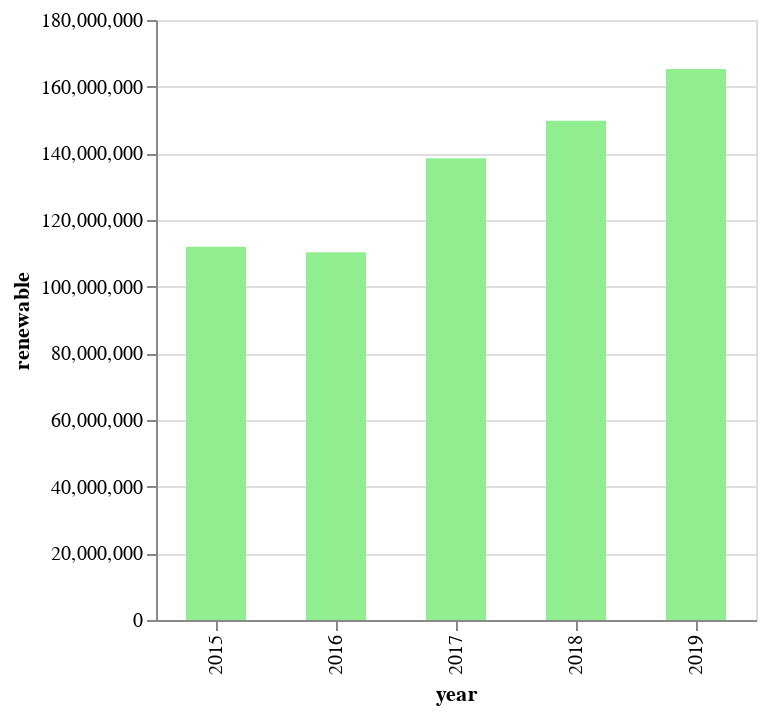

Source (notebook cell):
### Markdown cell above
Now we can create a simple barchart from this:

### Code cell
alt.Chart(renewable).mark_bar(width=30, fill="lightgreen").encode(
    x='year:O',      # O ~ treat the years as ordinal data
    y='renewable:Q'  # Q ~ treat renewable as quantitative data
).properties(width=300, height=300)

### Figure 1 — Vega-Lite specification as saved in the notebook (floating-point values rounded to 4 significant figures)
{"config": {"view": {"continuousWidth": 300, "continuousHeight": 300}}, "data": {"name": "data-62f449bf60630e3c8232aeaddf94c481"}, "mark": {"type": "bar", "fill": "lightgreen", "width": 30}, "encoding": {"x": {"field": "year", "type": "ordinal"}, "y": {"field": "renewable", "type": "quantitative"}}, "height": 300, "width": 300, "$schema": "https://vega.github.io/schema/vega-lite/v5.8.0.json", "datasets": {"data-62f449bf60630e3c8232aeaddf94c481": [{"renewable": 112000000.0, "year": 2015}, {"renewable": 110300000.0, "year": 2016}, {"renewable": 138500000.0, "year": 2017}, {"renewable": 149800000.0, "year": 2018}, {"renewable": 165300000.0, "year": 2019}]}}
